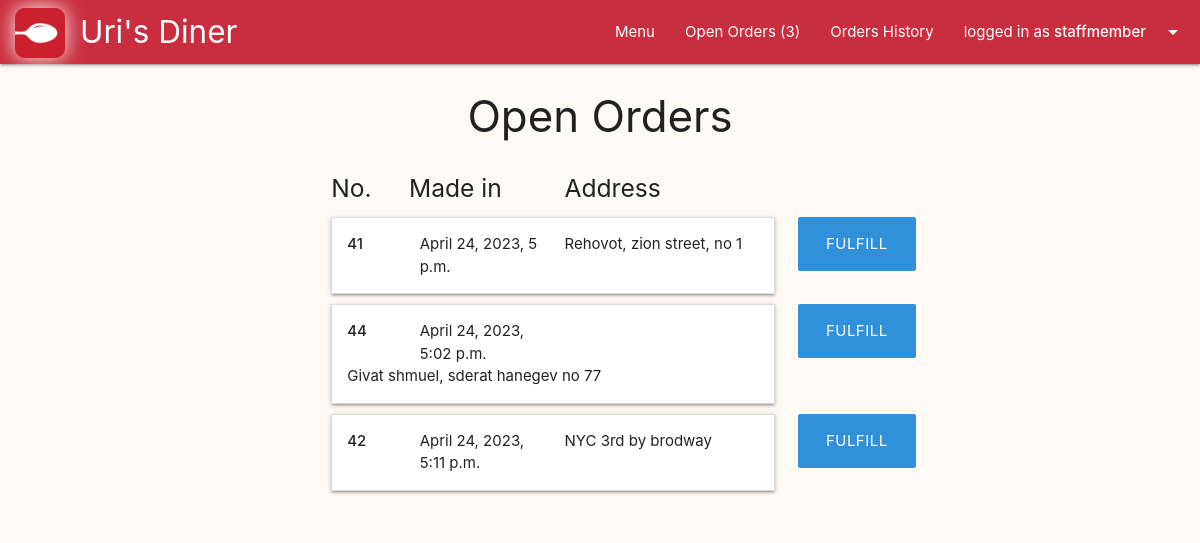
The page /backoffice/orders/ (signed in) on the database its author committed.
### main/models.py (models this page shows, shortened)
class Cart(models.Model):
    user = models.ForeignKey(User, on_delete=models.CASCADE, blank=False)
    @property
    def total_to_pay(self):
        total = sum(item.item_total for item in self.item_set.all())
        return total

class Delivery(models.Model):
    is_delivered = models.BooleanField(default=False)
    address = models.CharField(max_length=200, blank=False)
    comment = models.CharField(max_length=500, blank=True)
    created = models.DateTimeField(auto_now_add=True)
    order = models.OneToOneField(Cart, primary_key=True, on_delete=models.CASCADE)

### backoffice/views.py (the view)
# urls.py: path('orders/', views.manage_orders, name="manage_orders"),
@staff_member_required(login_url='backoffice_login')
def manage_orders(request):
    orders_list = sorted(Cart.objects.filter(delivery__is_delivered=False), key=lambda order: order.delivery.created)
    if request.method == 'POST':
        fulfilled_order = Delivery.objects.get(order_id=request.POST['order_id'])
        fulfilled_order.is_delivered = True
        fulfilled_order.save()
        return redirect('manage_orders')
    return render(request, 'backoffice/manage_orders.html', {'orders_list':orders_list})

### main/context_processors.py (called while the page is built)
def site_wide_data(request):
    data = {}
    try:
        data.update({'open_orders_number' : len(Cart.objects.filter(delivery__is_delivered=False))})
    except:
        pass
    try:
        data.update({'my_open_orders_number' : len(Delivery.objects.filter(order__user=request.user).filter(is_delivered=False))})
    except:
        pass
    try:
        data.update({'my_cart_items_number' : len(User.objects.get(id=request.user.id).cart_set.last().item_set.all())})
    except:
        pass
    return data

### main/models.py (called while the page is built)
    @property
    def item_total(self):
        total = self.amount * self.dish.price
        return total

### backoffice/templates/backoffice/manage_orders.html (shortened to what this page needs)
{% extends 'layouts/backoffice.html' %}
{% block backoffice-content %}
<div class="center-align">
  <h3>Open Orders</h3>
</div>
<div class="row">
  <div class="col l8 offset-l2">
    <div class="row no-bottom-margin">
      <div class="col l10">
        <div class="row no-bottom-margin">
          <div class="col l2">
            <h5>No.</h5>
          </div>
          <div class="col l4">
            <h5>Made in</h5>
          </div>
          <div class="col">
            <h5>Address</h5>
          </div>
        </div>
      </div>
    </div>
    {% for order in orders_list %}
    <div class="row no-bottom-margin">
      <div class="col l10">
        <ul class="collapsible no-bottom-margin fulfill-item">
          <li>
            <div class="collapsible-header not-flex">
              <div class="row no-bottom-margin">
                <div class="col l2">
                  <div><strong>{{order.delivery.order_id}}</strong></div>
                </div>
                <div class="col l4">
                  <div>{{order.delivery.created}}</div>
                </div>
                <div class="col">
                  <div>{{order.delivery.address}}</div>
                </div>
              </div>
            </div>
          </li>
        </ul>
      </div>
      <div class="col l2">
        <form class="fulfill-item" action="{% url 'manage_orders' %}" method="POST">
          <input class="btn btn-large" type="submit" value="fulfill">
        </form>
      </div>
    </div>
    {% endfor %}
  </div>
</div>
{% endblock backoffice-content %}

### templates/common/navbar.html (shortened to what this page needs)
{% load static %}
<nav>
  <div class="nav-wrapper">
    <a href="{% url 'main' %}" class="brand-logo" style="left: 80px">
      <img class="logo-icon" src="{% static 'images/icon.webp' %}">
       Uri's Diner
      </a>
    <ul class="right">
      <li><a href="{% url 'menu_all_categories' %}">Menu</a></li>
      {% if request.user.username %}
      {% if request.user.is_staff == True %}
      <li><a href="{% url 'manage_orders' %}">Open Orders
          ({{open_orders_number}})</a></li>
      <li><a href="{% url 'show_orders_history' %}">Orders History</a></li>
      {% endif %}
      <li><a class="dropdown-trigger" href="#!"
          data-target="user-dropdown">logged in as
          <strong>{{request.user.username}}</strong><i
            class="material-icons right">arrow_drop_down</i></a></li>
      {% else %}
      <li><a href="{% url 'user_login' %}">Log In</a></li>
      <li><a href="{% url 'user_signup' %}">Sign up</a></li>
      {% endif %}
    </ul>
  </div>
</nav>

### static/css/custom.css (style rules this page uses)
body { background-color: #fffbf4; }
.logo-icon { height: 50px; position: absolute; top: 8px; left: -65px; box-shadow: 0px 0px 20px #fffbf4; border-radius: 20%; }
.not-flex { display: block; }
.no-bottom-margin { margin-bottom: 0px; }
.fulfill-item { margin-top: 5px; margin-bottom: 5px; }

### rows shown on the page
Cart: delivery.order_id "41", delivery.created "April 24, 2023, 5 p.m.", delivery.address "Rehovot, zion street, no 1"
Cart: delivery.order_id "44", delivery.created "April 24, 2023, 5:02 p.m.", delivery.address "Givat shmuel, sderat hanegev no 77"
Cart: delivery.order_id "42", delivery.created "April 24, 2023, 5:11 p.m.", delivery.address "NYC 3rd by brodway"

### other values the page prints
{{ open_orders_number }} "3"
{{ request.user.username }} "staffmember"
